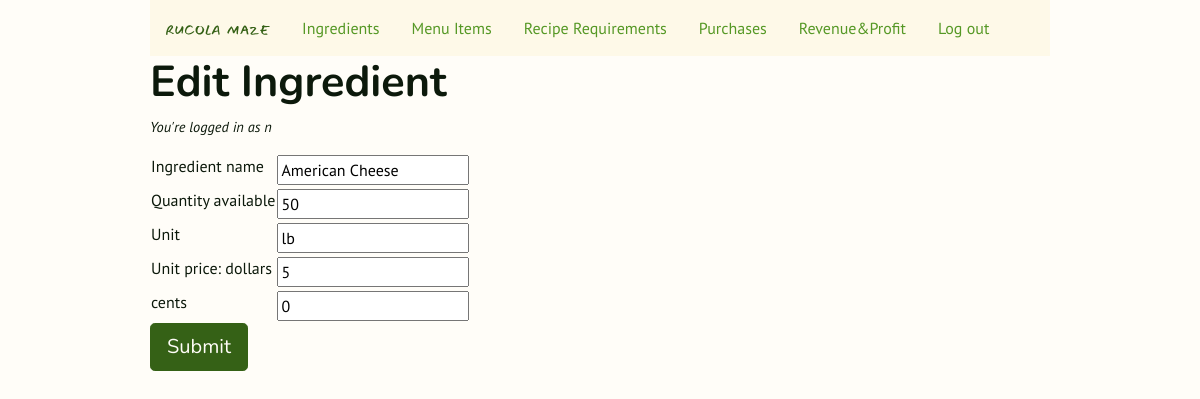
Screenshot of /ingredients/5/edit (signed in) with the database file from the repository.
### rucola_maze/models.py (models this page shows, shortened)
class User(UserMixin, db.Model):
    id = mapped_column(db.Integer, primary_key=True)
    username = mapped_column(db.String(64), unique=True, index=True)
    email = mapped_column(db.String(128), index=True, unique=True)
    password_hash = mapped_column(db.String(128))
    joined_at = mapped_column(db.DateTime(), index=True, default=datetime.utcnow)

class Ingredient(db.Model):
    id = mapped_column(db.Integer, primary_key=True)
    name = mapped_column(db.String(96), unique=True, index=True)
    quantity_available = mapped_column(
        db.Numeric(precision=2, asdecimal=False, decimal_return_scale=None), default=0
    )
    unit = mapped_column(db.String(16))
    unit_price_dollars = mapped_column(db.Integer, default=0)
    unit_price_cents = mapped_column(db.Integer, default=0)
    in_recipe_requirements = db.relationship(
        "RecipeRequirement",
        backref="ingredient",
        lazy="dynamic",
        cascade="all, delete, delete-orphan",
    )

### rucola_maze/inventory.py (the view, shortened to what this page needs)
@bp.route("/ingredients/<int:ingredient_id>/edit", methods=["GET", "POST"])
@login_required
def ingredient_edit(ingredient_id):
    ingredient = Ingredient.query.get(ingredient_id)
    form = IngredientForm()
    form = IngredientForm(obj=ingredient)
    return render_template(
        "inventory/ingredient_edit.html",
        form=form,
        ingredient=ingredient,
    )

### rucola_maze/forms.py
class IngredientForm(FlaskForm):
    name = StringField("Ingredient name", validators=[DataRequired()])
    quantity_available = StringField("Quantity available", validators=[DataRequired()])
    unit = StringField("Unit", validators=[DataRequired()], default="lb")
    unit_price_dollars = IntegerField(
        "Unit price: dollars", validators=[InputRequired()], default=0
    )
    unit_price_cents = StringField("cents", validators=[DataRequired()], default="00")
    submit = SubmitField("Save")

### rucola_maze/models.py (called while the page is built)
@login_manager.user_loader
def load_user(user_id):
    return User.query.get(int(user_id))

### rucola_maze/templates/inventory/ingredient_edit.html (shortened to what this page needs)
{% extends 'base.html' %}
{% block content %}
<div class="h1">
    <h1>Edit Ingredient</h1>
</div>
<p class="small-text">You're logged in as {{ current_user.username }}</p>
<form action="{{ url_for('inventory.ingredient_edit', ingredient_id=ingredient.id) }}" method="post">
    <table>
        <tr>
            <td>{{ form.name.label }}</td>
            <td> {{ form.name() }}</td>
        </tr>
        <tr>
            <td>{{ form.quantity_available.label }}</td>
            <td> {{ form.quantity_available() }}</td>
        </tr>
        <tr>
            <td>{{ form.unit.label }}</td>
            <td> {{ form.unit() }}</td>
        </tr>
        <tr>
            <td>{{ form.unit_price_dollars.label }}</td>
            <td> {{ form.unit_price_dollars() }}</td>
        </tr>
        <tr>
            <td>{{ form.unit_price_cents.label }}</td>
            <td> {{ form.unit_price_cents() }}</td>
        </tr>
    </table>
    <input type="submit" value="Submit" class="btn btn-primary btn-lg" class="form-control">
</form>
{% endblock %}

### rucola_maze/static/style.css (style rules this page uses)
body { font-family: PT Sans; color: #0C190B; background-color: #FFFDF8; width: 75%; margin: 0 auto; }
.small-text { font-size: 0.9em; font-style: italic; }
.h1 h1 { font-family: Nunito; font-weight: bold; font-size: 2.7rem; margin-top: 24; }
.btn-primary { background-color: #356116; color: #FFFDF8; font-family: Nunito; border-color: #356116; }

### rows the page displays
User: username "n"
Ingredient: name "American Cheese", quantity_available "50", unit "lb", unit_price_dollars "5", unit_price_cents "0"
